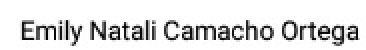
#> input picture Comenzando/Leyendo imagen a texto/nombre.jpg, 183 x 25 px (shown 2 times larger)
$ python 'Solo para letras presicion 80%.py'
#> lines starting #> are read from the running program, lines starting #| are printed output that depends on the picture; after the words box and inside, x2 and y2 are one past the last pixel; in counts of white or black regions, pixels touching at a corner belong together
from PIL import Image
import pytesseract
import cv2
import os
import time

imagePath = "nombre.jpg"
preprocess="thresh"

image= cv2.imread(imagePath)
#> image is the input picture: shape (25, 183, 3); min 0, max 255, mean 224.4
gray= cv2.cvtColor(image, cv2.COLOR_BGR2GRAY)

if(preprocess=="thresh"):
 gray = cv2.threshold(gray,0,25,cv2.THRESH_BINARY | cv2.THRESH_OTSU)[1]
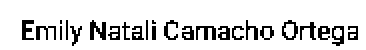
#> gray: shape (25, 183) (shown 2 times larger); values 0 (black) and 25 (white), 86.9% white; black in thin lines or dots, all inside (x1, y1, x2, y2) = (11, 10, 179, 23)
elif(preprocess=="blur"):
 gray = cv2.medianBblur(gray,3)

filename= "{}.jpg".format(os.getpid())
cv2.imwrite(filename,gray)


try:
 #Creación Archivo
 outfile='extraccion.txt'
 f = open(outfile,"a")
 img= Image.open(filename,mode = 'r')
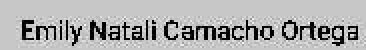
#> img: PIL image 183x25 L (shown 2 times larger); min 0, max 32, mean 21.8; drawn with min black and max white
 pytesseract.pytesseract.tesseract_cmd = r'D:\Tesseract_OCR\tesseract.exe'
 #pytesseract.pytesseract.tesseract_cmd=r"C:\Program Files\Tesseract-OCR\tesseract.exe"
#> (the run stopped early here; a loop or call above may not have finished)

$ run again, with Comenzando/Leyendo imagen a texto/Bdelanacionsi.jpg copied over Comenzando/Leyendo imagen a texto/nombre.jpg
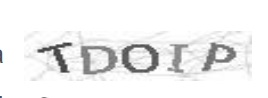
#> input picture Comenzando/Leyendo imagen a texto/Bdelanacionsi.jpg, 268 x 98 px
#> image is the input picture: shape (98, 268, 3); mean B, G, R 240.2, 240.1, 240.1
#> `gray = cv2.threshold(gray,0,25,cv2.THRESH_BINARY | cv2.THRESH_OTSU)[1]`:
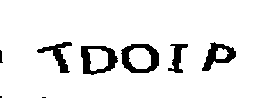
#> gray: shape (98, 268); values 0 (black) and 25 (white), 91.9% white; 8 black regions (2 under 20 px), largest, box (x1, y1, x2, y2) and area: (121, 44, 159, 73) 535, (81, 46, 118, 75) 517, (202, 42, 236, 71) 422, (37, 42, 72, 73) 353, (168, 44, 188, 73) 258, (0, 50, 3, 63) 26
#> `img= Image.open(filename,mode = 'r')`:
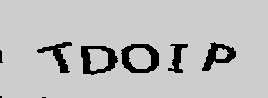
#> img: PIL image 268x98 L; min 0, max 31, mean 23; drawn with min black and max white

$ run again, with Comenzando/Leyendo imagen a texto/bn2.jpg copied over Comenzando/Leyendo imagen a texto/nombre.jpg
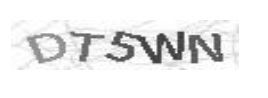
#> input picture Comenzando/Leyendo imagen a texto/bn2.jpg, 268 x 98 px
#> image is the input picture: shape (98, 268, 3); min 54, max 255, mean 236.8
#> `gray = cv2.threshold(gray,0,25,cv2.THRESH_BINARY | cv2.THRESH_OTSU)[1]`:
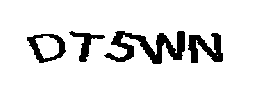
#> gray: shape (98, 268); values 0 (black) and 25 (white), 90.4% white; 4 black regions, box (x1, y1, x2, y2) and area: (104, 31, 185, 64) 1178, (188, 33, 223, 63) 583, (27, 34, 66, 63) 432, (69, 31, 105, 62) 327
#> `img= Image.open(filename,mode = 'r')`:
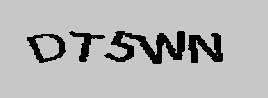
#> img: PIL image 268x98 L; min 0, max 32, mean 22.7; drawn with min black and max white

$ run again, with Comenzando/Leyendo imagen a texto/bn3.jpg copied over Comenzando/Leyendo imagen a texto/nombre.jpg
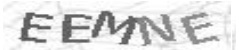
#> input picture Comenzando/Leyendo imagen a texto/bn3.jpg, 239 x 50 px
#> image is the input picture: shape (50, 239, 3); min 72, max 255, mean 218.5
#> `gray = cv2.threshold(gray,0,25,cv2.THRESH_BINARY | cv2.THRESH_OTSU)[1]`:
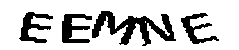
#> gray: shape (50, 239); values 0 (black) and 25 (white), 78.6% white; 4 black regions, box (x1, y1, x2, y2) and area: (92, 11, 176, 46) 1196, (62, 14, 92, 43) 488, (19, 12, 53, 43) 462, (181, 13, 219, 44) 409
#> `img= Image.open(filename,mode = 'r')`:
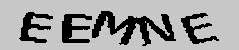
#> img: PIL image 239x50 L; min 0, max 32, mean 19.8; drawn with min black and max white
